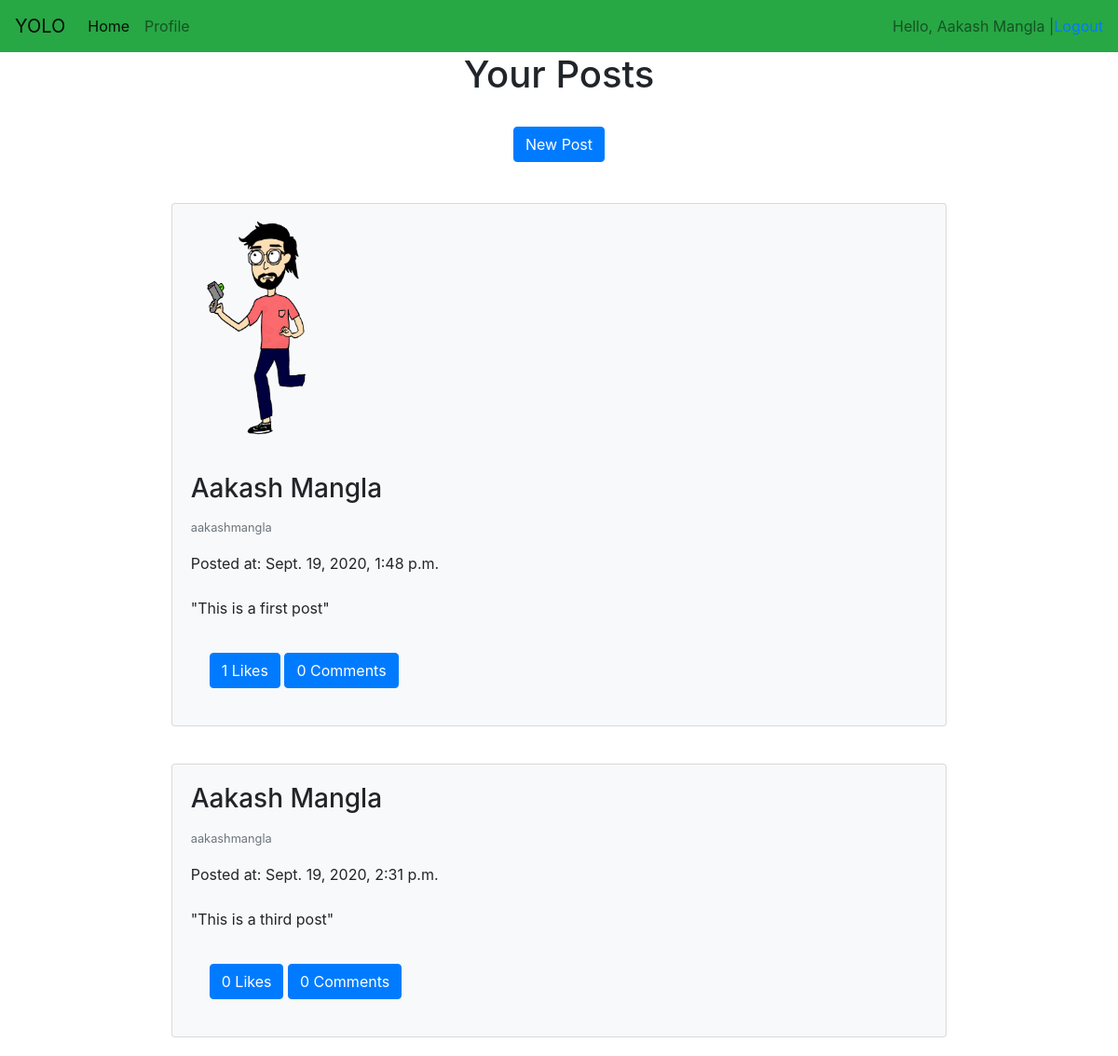
/home/ (signed in), run on an earlier commit of the app's database.
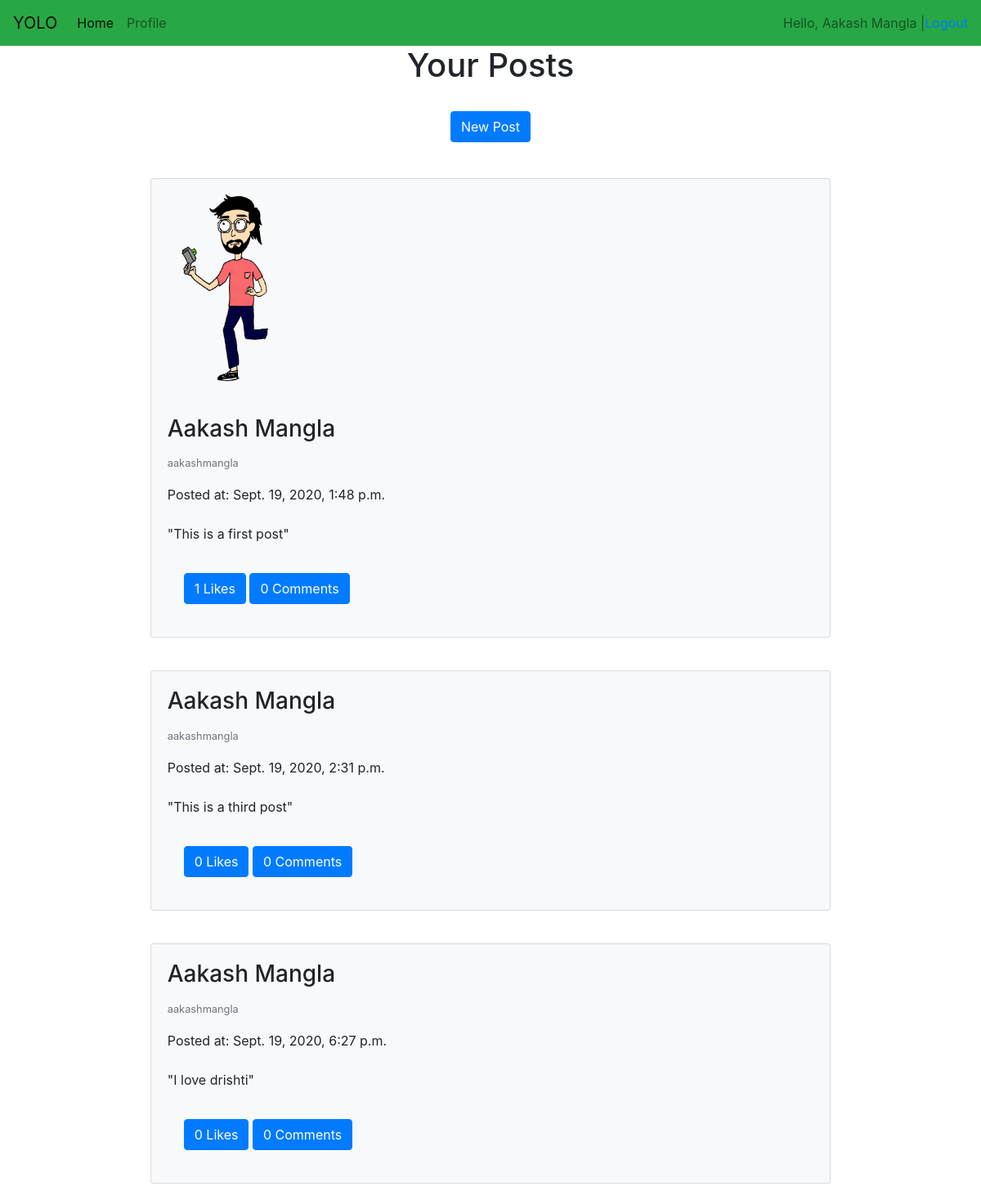
And on a later commit of the database.
### social/models.py (models this page shows, shortened)
class Post(models.Model):
    user = models.ForeignKey(User, on_delete = models.CASCADE)
    created_at = models.DateTimeField(auto_now = True)
    content = models.TextField()
    image = models.ImageField(blank = True)

### social/views.py (the view)
# urls.py: path('home/', views.Home.as_view()),
class Home(LoginRequiredMixin, ListView):
    context_object_name = 'posts'
    template_name =  'social/home.html'
    login_url = 'auth/login'
    def get_queryset(self):
        return models.Post.objects.filter(user = self.request.user)
    def get_context_data(self, *args, **kwargs):
        data = super().get_context_data(*args, **kwargs)
        data['post_form'] = forms.PostForm
        return data

### templates/social/home.html (shortened to what this page needs)
{% extends 'base.html' %}
{% block content %}
<div class="container" style="display: flex; flex-direction: column; align-items: center;">
    <h1>Your Posts</h1>
<br>
    <button type="button" class="btn btn-primary" data-toggle="modal" data-target="#postModal">
        New Post</button>
      <br>
        {% for post in posts %}
            {% include 'social/components/post.html' %}
        {% endfor %}
</div>
{% endblock %}

### templates/social/components/post.html (shortened to what this page needs)
<div class="card text-black bg-light w-75" style="margin: 20px;">
    {% if post.image %}
        <img src="/media/{{ post.image }}" class="card-img-top" style="width: 25%;" alt="...">
    {% endif %}
    <div class="card-body">
      <h3 class="card-title">{{ post.user.first_name }} {{ post.user.last_name }}</h3>
      <p class="card-text"><small class="text-muted">{{post.user}}</small></p>
      <span>Posted at: {{ post.created_at }}</span>
      <br><br>
      <p class="card-text">"{{ post.content }}"</p>
      <div class="card-body">
        <button onclick="likePost({{post.id}})" class="btn btn-primary">{{post.likes.count}} Likes</button>
        <button type="button" class="btn btn-primary" data-toggle="modal" data-target="#postModal{{post.id}}">
            {{post.comments.count}} Comments  </button>
      </div>
    </div>
  </div>

What changed in the data, as far as the page shows it:
added Post: user.first_name "Aakash", user.last_name "Mangla", user "aakashmangla", created_at "Sept. 19, 2020, 6:27 p.m.", content "I love drishti", likes.count "0", comments.count "0"
